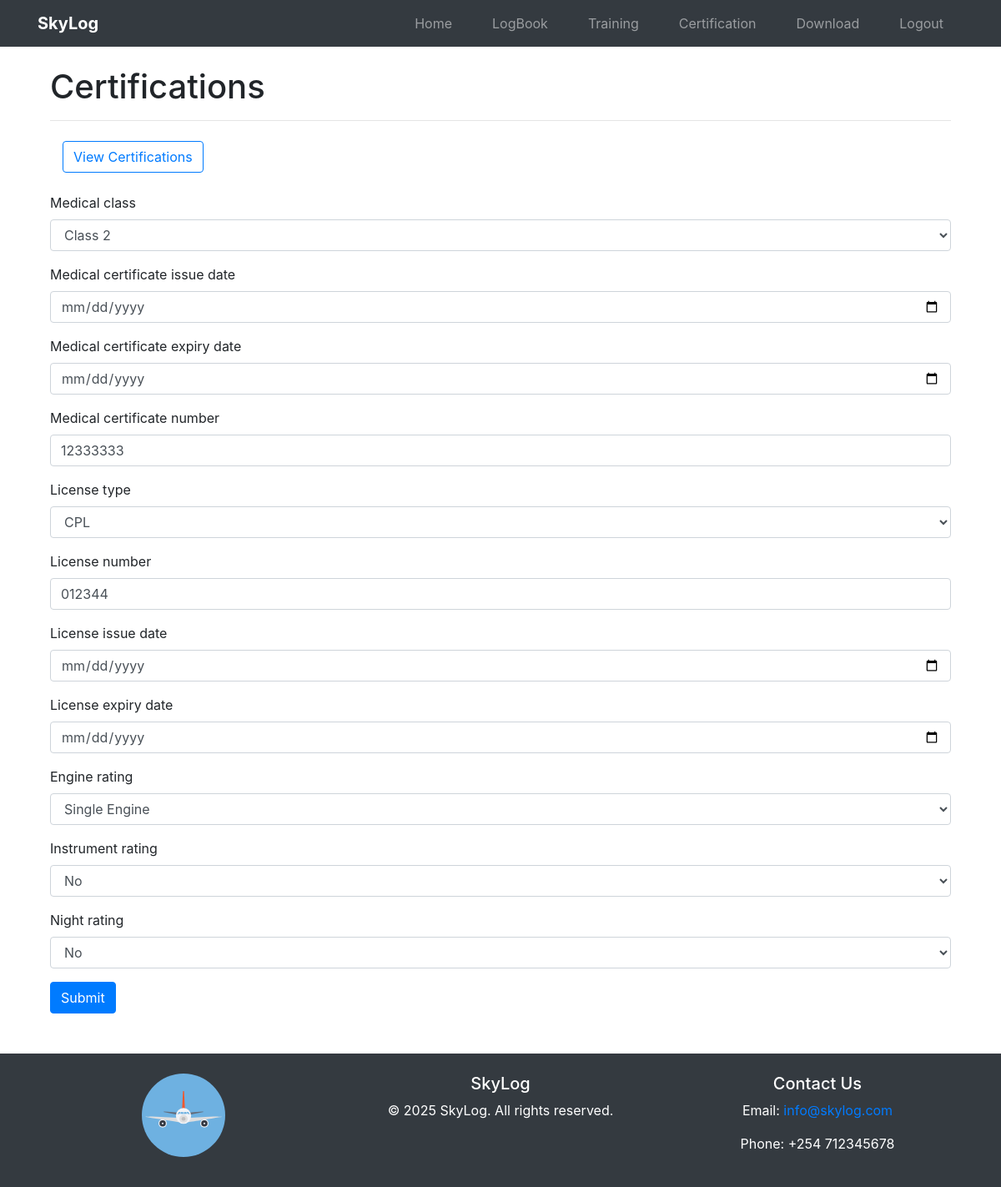
/logbook/certifications/ (signed in), run on the app's committed database.
### logs/models.py (models this page shows, shortened)
class PilotCertification(models.Model):
    user =models.ForeignKey(User,on_delete=models.CASCADE)
    MEDICAL_CLASS=[("Class 1","Class 1"),("Class 2","Class 2"),("Class 3","Class 3")]
    medical_class=models.CharField(max_length=20,choices=MEDICAL_CLASS)
    medical_certificate_number=models.CharField(max_length=20)
    medical_certificate_issue_date=models.DateField()
    medical_certificate_expiry_date=models.DateField()
    LICENSE_TYPES=[("PPL","PPL"),("CPL","CPL"),("ATPL","ATPL")]
    license_type=models.CharField(max_length=20,choices=LICENSE_TYPES)
    license_number=models.CharField(max_length=20)
    license_issue_date=models.DateField()
    license_expiry_date=models.DateField()
    ENGINE_RATING=[("Single Engine","Single Engine"),("Multi Engine","Multi Engine")]
    engine_rating=models.CharField(max_length=20,choices=ENGINE_RATING)
    INSTRUMENT_RATING=[("Yes","Yes"),("No","No")]
    instrument_rating=models.CharField(max_length=20,choices=INSTRUMENT_RATING)
    NIGHT_RATING=[("Yes","Yes"),("No","No")]
    night_rating=models.CharField(max_length=20,choices=NIGHT_RATING)

### logs/views.py (the view)
# urls.py: path('certifications/', views.pilot_certification, name='pilot_certification'),
@login_required
def pilot_certification(request):
    certification, created = PilotCertification.objects.get_or_create(
        user=request.user,
        defaults={
            "medical_certificate_issue_date": timezone.now().date(),
            "medical_certificate_number": "000000",
            "medical_class": "Class 1",
            "medical_certificate_expiry_date": timezone.now().date(),
            "license_type": "PPL",
            "license_number": "000000",
            "license_issue_date": timezone.now().date(),
            "license_expiry_date": timezone.now().date(),
            "engine_rating": "Single Engine",
            "instrument_rating": "No",
            "night_rating": "No",
        }
    )
    if request.method == "POST":
        pilot_certification_form = PilotCertificationForm(request.POST, instance=certification)
        if pilot_certification_form.is_valid():
            pilot_certification_form.save()
            return redirect('logs:view_pilot_certification')
    else:
        pilot_certification_form = PilotCertificationForm(instance=certification)
    return render(request, 'certification/pilot_certification.html', {'pilot_certification_form': pilot_certification_form})

### logs/forms.py (shortened to what this page needs)
class PilotCertificationForm(forms.ModelForm):
    class Meta:
        model = PilotCertification
        fields = ['medical_class', 'medical_certificate_number','medical_certificate_issue_date',
                  'medical_certificate_expiry_date','license_type','license_number',
                  'license_issue_date','license_expiry_date','engine_rating','instrument_rating',
                  'night_rating'
                  ]

### logs/templates/certification/pilot_certification.html (shortened to what this page needs)
{% extends "others/base.html" %}
{% block content %}
<div class="container">
    <div class="row">
        <div class="col-md-12">
            <h1>Certifications</h1>
            <hr>
            <div class="col-md-4 mt-4">
                <a href="{% url 'logs:view_pilot_certification' %}" class="btn btn-outline-primary">View Certifications</a>
            </div>
            <br>
            <form method="POST" action="">
                <div class="form-group">
                    <label for="{{ pilot_certification_form.medical_class.id_for_label }}">{{ pilot_certification_form.medical_class.label }}</label>
                    <select class="form-control" id="{{ pilot_certification_form.medical_class.id_for_label }}" name="{{ pilot_certification_form.medical_class.name }}">
                        {% for choice in pilot_certification_form.medical_class.field.choices %}
                            <option value="{{ choice.0 }}" {% if choice.0 == pilot_certification_form.medical_class.value %}selected{% endif %}>{{ choice.1 }}</option>
                        {% endfor %}
                    </select>
                </div>
                <div class="form-group">
                    <label for="{{ pilot_certification_form.medical_certificate_issue_date.id_for_label }}">{{ pilot_certification_form.medical_certificate_issue_date.label }}</label>
                    <input type="date" class="form-control" id="{{ pilot_certification_form.medical_certificate_issue_date.id_for_label }}" name="{{ pilot_certification_form.medical_certificate_issue_date.name }}" value="{{ pilot_certification_form.medical_certificate_issue_date.value|default:'' }}" required>
                </div>
                <div class="form-group">
                    <label for="{{ pilot_certification_form.medical_certificate_expiry_date.id_for_label }}">{{ pilot_certification_form.medical_certificate_expiry_date.label }}</label>
                    <input type="date" class="form-control" id="{{ pilot_certification_form.medical_certificate_expiry_date.id_for_label }}" name="{{ pilot_certification_form.medical_certificate_expiry_date.name }}" value="{{ pilot_certification_form.medical_certificate_expiry_date.value|default:'' }}" required>
                </div>
                <div class="form-group">
                    <label for="{{ pilot_certification_form.medical_certificate_number.id_for_label }}">{{ pilot_certification_form.medical_certificate_number.label }}</label>
                    <input type="text" class="form-control" id="{{ pilot_certification_form.medical_certificate_number.id_for_label }}" name="{{ pilot_certification_form.medical_certificate_number.name }}" value="{{ pilot_certification_form.medical_certificate_number.value|default:'' }}" required>
                </div>
                <div class="form-group">
                    <label for="{{ pilot_certification_form.license_type.id_for_label }}">{{ pilot_certification_form.license_type.label }}</label>
                    <select class="form-control" id="{{ pilot_certification_form.license_type.id_for_label }}" name="{{ pilot_certification_form.license_type.name }}">
                        {% for choice in pilot_certification_form.license_type.field.choices %}
                            <option value="{{ choice.0 }}" {% if choice.0 == pilot_certification_form.license_type.value %}selected{% endif %}>{{ choice.1 }}</option>
                        {% endfor %}
                    </select>
                </div>
                <div class="form-group">
                    <label for="{{ pilot_certification_form.license_number.id_for_label }}">{{ pilot_certification_form.license_number.label }}</label>
                    <input type="text" class="form-control" id="{{ pilot_certification_form.license_number.id_for_label }}" name="{{ pilot_certification_form.license_number.name }}" value="{{ pilot_certification_form.license_number.value|default:'' }}" required>
                </div>
                <div class="form-group">
                    <label for="{{ pilot_certification__form.license_issue_date.id_for_label }}">{{ pilot_certification_form.license_issue_date.label }}</label>
                    <input type="date" class="form-control" id="{{ pilot_certification_form.license_issue_date.id_for_label }}" name="{{ pilot_certification_form.license_issue_date.name }}" value="{{ pilot_certification_form.license_issue_date.value|default:'' }}" required>
                </div>
                <div class="form-group">
                    <label for="{{ pilot_certification_form.license_expiry_date.id_for_label }}">{{ pilot_certification_form.license_expiry_date.label }}</label>
                    <input type="date" class="form-control" id="{{ pilot_certification_form.license_expiry_date.id_for_label }}" name="{{ pilot_certification_form.license_expiry_date.name }}" value="{{ pilot_certification_form.license_expiry_date.value|default:'' }}" required>
                </div>
                <div class="form-group">
                    <label for="{{ pilot_certification_form.engine_rating.id_for_label }}">{{ pilot_certification_form.engine_rating.label }}</label>
                    <select class="form-control" id="{{ pilot_certification_form.engine_rating.id_for_label }}" name="{{ pilot_certification_form.engine_rating.name }}">
                        {% for choice in pilot_certification_form.engine_rating.field.choices %}
                            <option value="{{ choice.0 }}" {% if choice.0 == pilot_certification_form.engine_rating.value %}selected{% endif %}>{{ choice.1 }}</option>
                        {% endfor %}
                    </select>
                </div>
                <div class="form-group">
                    <label for="{{ pilot_certification_form.instrument_rating.id_for_label }}">{{ pilot_certification_form.instrument_rating.label }}</label>
                    <select class="form-control" id="{{ pilot_certification_form.instrument_rating.id_for_label }}" name="{{ pilot_certification_form.instrument_rating.name }}">
                        {% for choice in pilot_certification_form.instrument_rating.field.choices %}
                            <option value="{{ choice.0 }}" {% if choice.0 == pilot_certification_form.instrument_rating.value %}selected{% endif %}>{{ choice.1 }}</option>
                        {% endfor %}
                    </select>
                </div>
                <div class="form-group">
                    <label for="{{ pilot_certification_form.night_rating.id_for_label }}">{{ pilot_certification_form.night_rating.label }}</label>
                    <select class="form-control" id="{{ pilot_certification_form.night_rating.id_for_label }}" name="{{ pilot_certification_form.night_rating.name }}">
                        {% for choice in pilot_certification_form.night_rating.field.choices %}
                            <option value="{{ choice.0 }}" {% if choice.0 == pilot_certification_form.night_rating.value %}selected{% endif %}>{{ choice.1 }}</option>
                        {% endfor %}
                    </select>
                </div>
                <button type="submit" class="btn btn-primary">Submit</button>
            </form>
        </div>
    </div>
</div>
{% endblock %}

### data on the page
PilotCertification: medical_class "Class 2", medical_certificate_number "12333333", license_type "CPL", license_number "012344", engine_rating "Single Engine", instrument_rating "No", night_rating "No"

### other printed values
{{ pilot_certification_form.medical_class.label }} "Medical class"
{{ pilot_certification_form.medical_certificate_issue_date.label }} "Medical certificate issue date"
{{ pilot_certification_form.medical_certificate_expiry_date.label }} "Medical certificate expiry date"
{{ pilot_certification_form.medical_certificate_number.label }} "Medical certificate number"
{{ pilot_certification_form.license_type.label }} "License type"
{{ pilot_certification_form.license_number.label }} "License number"
{{ pilot_certification_form.license_issue_date.label }} "License issue date"
{{ pilot_certification_form.license_expiry_date.label }} "License expiry date"
{{ pilot_certification_form.engine_rating.label }} "Engine rating"
{{ pilot_certification_form.instrument_rating.label }} "Instrument rating"
{{ pilot_certification_form.night_rating.label }} "Night rating"
